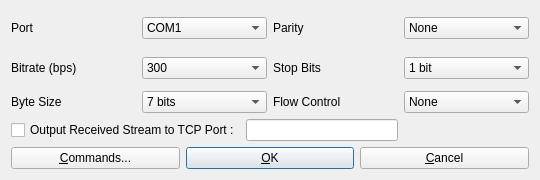
<?xml version="1.0" encoding="UTF-8"?>
<ui version="4.0">
 <class>SerialOptDialog</class>
 <widget class="QWidget" name="SerialOptDialog">
  <property name="geometry">
   <rect>
    <x>0</x>
    <y>0</y>
    <width>540</width>
    <height>156</height>
   </rect>
  </property>
  <property name="windowTitle">
   <string>Serial Options</string>
  </property>
  <property name="toolTip">
   <string/>
  </property>
  <layout class="QGridLayout" name="gridLayout">
   <item row="0" column="1" rowspan="3">
    <widget class="QComboBox" name="Port">
     <property name="enabled">
      <bool>true</bool>
     </property>
     <property name="toolTip">
      <string/>
     </property>
     <item>
      <property name="text">
       <string>COM1</string>
      </property>
     </item>
    </widget>
   </item>
   <item row="1" column="0">
    <widget class="QLabel" name="Label3">
     <property name="enabled">
      <bool>true</bool>
     </property>
     <property name="toolTip">
      <string/>
     </property>
     <property name="text">
      <string>Port</string>
     </property>
    </widget>
   </item>
   <item row="3" column="1" rowspan="3">
    <widget class="QComboBox" name="BitRate">
     <property name="enabled">
      <bool>true</bool>
     </property>
     <property name="toolTip">
      <string/>
     </property>
     <item>
      <property name="text">
       <string>300</string>
      </property>
     </item>
     <item>
      <property name="text">
       <string>600</string>
      </property>
     </item>
     <item>
      <property name="text">
       <string>1200</string>
      </property>
     </item>
     <item>
      <property name="text">
       <string>2400</string>
      </property>
     </item>
     <item>
      <property name="text">
       <string>4800</string>
      </property>
     </item>
     <item>
      <property name="text">
       <string>9600</string>
      </property>
     </item>
     <item>
      <property name="text">
       <string>19200</string>
      </property>
     </item>
     <item>
      <property name="text">
       <string>38400</string>
      </property>
     </item>
     <item>
      <property name="text">
       <string>57600</string>
      </property>
     </item>
     <item>
      <property name="text">
       <string>115200</string>
      </property>
     </item>
     <item>
      <property name="text">
       <string>230400</string>
      </property>
     </item>
     <item>
      <property name="text">
       <string>460800</string>
      </property>
     </item>
     <item>
      <property name="text">
       <string>921600</string>
      </property>
     </item>
    </widget>
   </item>
   <item row="4" column="0">
    <widget class="QLabel" name="Label1">
     <property name="enabled">
      <bool>true</bool>
     </property>
     <property name="toolTip">
      <string/>
     </property>
     <property name="text">
      <string>Bitrate (bps)</string>
     </property>
    </widget>
   </item>
   <item row="6" column="0">
    <widget class="QLabel" name="Label2">
     <property name="enabled">
      <bool>true</bool>
     </property>
     <property name="toolTip">
      <string/>
     </property>
     <property name="text">
      <string>Byte Size</string>
     </property>
    </widget>
   </item>
   <item row="6" column="1">
    <widget class="QComboBox" name="ByteSize">
     <property name="enabled">
      <bool>true</bool>
     </property>
     <property name="toolTip">
      <string/>
     </property>
     <item>
      <property name="text">
       <string>7 bits</string>
      </property>
     </item>
     <item>
      <property name="text">
       <string>8 bits</string>
      </property>
     </item>
    </widget>
   </item>
   <item row="1" column="2">
    <widget class="QLabel" name="Label4">
     <property name="enabled">
      <bool>true</bool>
     </property>
     <property name="toolTip">
      <string/>
     </property>
     <property name="text">
      <string>Parity</string>
     </property>
    </widget>
   </item>
   <item row="4" column="2">
    <widget class="QLabel" name="Label5">
     <property name="enabled">
      <bool>true</bool>
     </property>
     <property name="toolTip">
      <string/>
     </property>
     <property name="text">
      <string>Stop Bits</string>
     </property>
    </widget>
   </item>
   <item row="6" column="2">
    <widget class="QLabel" name="Label8">
     <property name="enabled">
      <bool>true</bool>
     </property>
     <property name="toolTip">
      <string/>
     </property>
     <property name="text">
      <string>Flow Control</string>
     </property>
    </widget>
   </item>
   <item row="6" column="3">
    <widget class="QComboBox" name="FlowCtr">
     <property name="enabled">
      <bool>true</bool>
     </property>
     <property name="toolTip">
      <string/>
     </property>
     <item>
      <property name="text">
       <string>None</string>
      </property>
     </item>
     <item>
      <property name="text">
       <string>RTS/CTS</string>
      </property>
     </item>
     <item>
      <property name="text">
       <string>XON/XOFF</string>
      </property>
     </item>
    </widget>
   </item>
   <item row="4" column="3">
    <widget class="QComboBox" name="StopBits">
     <property name="enabled">
      <bool>true</bool>
     </property>
     <property name="toolTip">
      <string/>
     </property>
     <item>
      <property name="text">
       <string>1 bit</string>
      </property>
     </item>
     <item>
      <property name="text">
       <string>2 bits</string>
      </property>
     </item>
    </widget>
   </item>
   <item row="1" column="3">
    <widget class="QComboBox" name="Parity">
     <property name="enabled">
      <bool>true</bool>
     </property>
     <property name="toolTip">
      <string/>
     </property>
     <item>
      <property name="text">
       <string>None</string>
      </property>
     </item>
     <item>
      <property name="text">
       <string>Even</string>
      </property>
     </item>
     <item>
      <property name="text">
       <string>Odd</string>
      </property>
     </item>
    </widget>
   </item>
   <item row="7" column="0" colspan="3">
    <widget class="QWidget" name="widget22" native="true">
     <layout class="QHBoxLayout" name="horizontalLayout">
      <property name="leftMargin">
       <number>0</number>
      </property>
      <property name="topMargin">
       <number>0</number>
      </property>
      <property name="rightMargin">
       <number>0</number>
      </property>
      <property name="bottomMargin">
       <number>0</number>
      </property>
      <item>
       <widget class="QCheckBox" name="OutTcpPort">
        <property name="toolTip">
         <string/>
        </property>
        <property name="text">
         <string>Output Received Stream to TCP Port :</string>
        </property>
        <property name="checked">
         <bool>false</bool>
        </property>
       </widget>
      </item>
      <item>
       <widget class="QLineEdit" name="TcpPort">
        <property name="toolTip">
         <string/>
        </property>
        <property name="text">
         <string></string>
        </property>
       </widget>
      </item>
     </layout>
    </widget>
   </item>
   <item row="8" column="0" colspan="4">
    <widget class="QWidget" name="widget" native="true">
     <layout class="QHBoxLayout" name="horizontalLayout">
      <property name="leftMargin">
       <number>0</number>
      </property>
      <property name="topMargin">
       <number>0</number>
      </property>
      <property name="rightMargin">
       <number>0</number>
      </property>
      <property name="bottomMargin">
       <number>0</number>
      </property>
      <item>
       <widget class="QPushButton" name="BtnCmd">
        <property name="enabled">
         <bool>true</bool>
        </property>
        <property name="toolTip">
         <string/>
        </property>
        <property name="text">
         <string>&amp;Commands...</string>
        </property>
       </widget>
      </item>
      <item>
       <widget class="QPushButton" name="BtnOk">
        <property name="enabled">
         <bool>true</bool>
        </property>
        <property name="toolTip">
         <string/>
        </property>
        <property name="text">
         <string>&amp;OK</string>
        </property>
        <property name="autoDefault">
         <bool>true</bool>
        </property>
        <property name="default">
         <bool>true</bool>
        </property>
       </widget>
      </item>
      <item>
       <widget class="QPushButton" name="BtnCancel">
        <property name="enabled">
         <bool>true</bool>
        </property>
        <property name="toolTip">
         <string/>
        </property>
        <property name="text">
         <string>&amp;Cancel</string>
        </property>
       </widget>
      </item>
     </layout>
    </widget>
   </item>
  </layout>
 </widget>
 <resources/>
 <connections/>
</ui>
